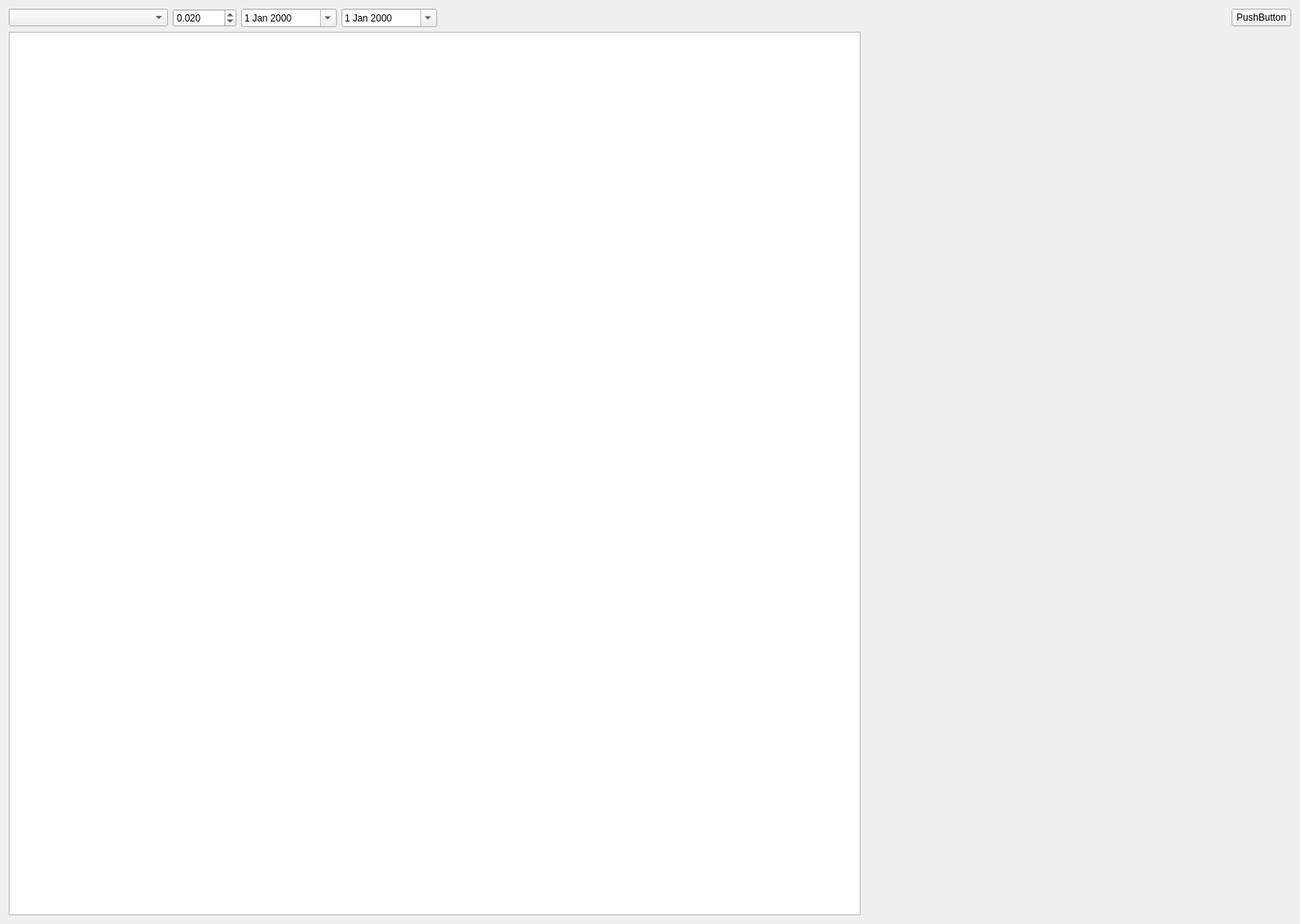
<?xml version="1.0" encoding="UTF-8"?>
<ui version="4.0">
 <class>SingleAssetAnalyseTab</class>
 <widget class="QWidget" name="SingleAssetAnalyseTab">
  <property name="geometry">
   <rect>
    <x>0</x>
    <y>0</y>
    <width>1633</width>
    <height>1161</height>
   </rect>
  </property>
  <property name="windowTitle">
   <string>Form</string>
  </property>
  <layout class="QVBoxLayout" name="verticalLayout_5">
   <item>
    <layout class="QVBoxLayout" name="verticalLayout_4">
     <item>
      <layout class="QHBoxLayout" name="horizontalLayout_3">
       <item>
        <widget class="QComboBox" name="asset_selector">
         <property name="maximumSize">
          <size>
           <width>200</width>
           <height>16777215</height>
          </size>
         </property>
        </widget>
       </item>
       <item>
        <widget class="QDoubleSpinBox" name="stepSizeBox">
         <property name="maximumSize">
          <size>
           <width>80</width>
           <height>16777215</height>
          </size>
         </property>
         <property name="decimals">
          <number>3</number>
         </property>
         <property name="value">
          <double>0.020000000000000</double>
         </property>
        </widget>
       </item>
       <item>
        <widget class="QDateEdit" name="startDate">
         <property name="maximumSize">
          <size>
           <width>120</width>
           <height>16777215</height>
          </size>
         </property>
         <property name="calendarPopup">
          <bool>true</bool>
         </property>
        </widget>
       </item>
       <item>
        <widget class="QDateEdit" name="endDate">
         <property name="maximumSize">
          <size>
           <width>120</width>
           <height>16777215</height>
          </size>
         </property>
         <property name="calendarPopup">
          <bool>true</bool>
         </property>
        </widget>
       </item>
       <item alignment="Qt::AlignmentFlag::AlignRight">
        <widget class="QPushButton" name="pushButton">
         <property name="maximumSize">
          <size>
           <width>75</width>
           <height>16777215</height>
          </size>
         </property>
         <property name="text">
          <string>PushButton</string>
         </property>
        </widget>
       </item>
      </layout>
     </item>
     <item>
      <layout class="QGridLayout" name="gridLayout_2" columnstretch="4,2">
       <item row="2" column="0">
        <layout class="QVBoxLayout" name="layoutChart1"/>
       </item>
       <item row="1" column="1">
        <layout class="QVBoxLayout" name="verticalLayout" stretch="4,2,2">
         <item>
          <widget class="QWidget" name="widget" native="true"/>
         </item>
         <item>
          <widget class="QWidget" name="priceAantalChart" native="true"/>
         </item>
         <item>
          <widget class="QWidget" name="resultaatChart" native="true"/>
         </item>
        </layout>
       </item>
       <item row="1" column="0">
        <layout class="QVBoxLayout" name="verticalLayout_2" stretch="1,1">
         <item>
          <layout class="QVBoxLayout" name="verticalLayout_3">
           <item>
            <widget class="QTableWidget" name="payoff_table"/>
           </item>
          </layout>
         </item>
         <item>
          <layout class="QVBoxLayout" name="layoutChart"/>
         </item>
        </layout>
       </item>
      </layout>
     </item>
    </layout>
   </item>
  </layout>
 </widget>
 <resources/>
 <connections/>
</ui>
